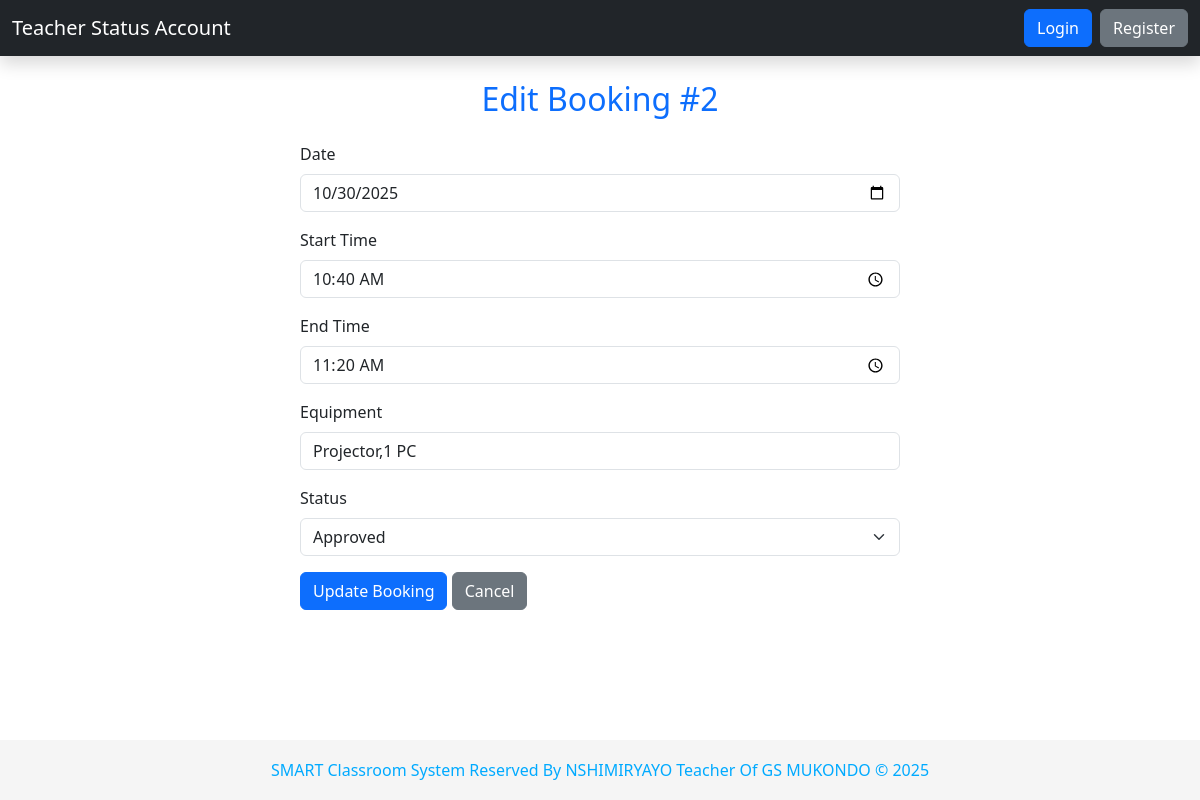
Page /edit_booking/2 on the committed database.
### tables this page shows
CREATE TABLE Bookings (
                BookingID INTEGER PRIMARY KEY AUTOINCREMENT,
                TeacherID INTEGER NOT NULL,
                RoomID INTEGER NOT NULL,
                Date TEXT NOT NULL,
                StartTime TEXT NOT NULL,
                EndTime TEXT NOT NULL,
                Equipment TEXT,
                Status TEXT DEFAULT 'Pending',
                FOREIGN KEY (TeacherID) REFERENCES Teachers(TeacherID),
                FOREIGN KEY (RoomID) REFERENCES Classrooms(RoomID)
            );

### app.py (the view, shortened to what this page needs)
@app.route('/edit_booking/<int:booking_id>', methods=['GET', 'POST'])
def edit_booking(booking_id):
    conn = connect_db()
    cursor = conn.cursor()
    cursor.execute("""
        SELECT
            B.BookingID,
            B.TeacherID,
            T.Name AS TeacherName,
            T.Subject AS TeacherSubject,
            B.RoomID,
            B.Date,
            B.StartTime,
            B.EndTime,
            B.Equipment,
            B.Status
        FROM Bookings B
        JOIN Teachers T ON B.TeacherID = T.TeacherID
        WHERE B.BookingID = ?
    """, (booking_id,))
    booking = cursor.fetchone()
    if not booking:
        flash("Booking not found.", "danger")
        conn.close()
        return redirect(url_for('manage_bookings'))
    conn.close()
    booking_data = {
        "BookingID": booking[0],
        "TeacherID": booking[1],
        "TeacherName": booking[2],
        "TeacherSubject": booking[3],
        "RoomID": booking[4],
        "Date": booking[5],
        "StartTime": booking[6],
        "EndTime": booking[7],
        "Equipment": booking[8],
        "Status": booking[9]
    }
    status_options = ['Pending', 'Approved', 'Denied']
    return render_template(
        'edit_booking.html',
        booking=booking_data,
        status_options=status_options
    )

### app.py (called while the page is built)
@app.context_processor
def inject_global_vars():
    return {'now': datetime.now()}

### db_setup.py (called while the page is built)
def connect_db():
    try:
        conn = sqlite3.connect(DB_FILE)
        conn.row_factory = None  # or sqlite3.Row for dict-like access
        return conn
    except sqlite3.Error as e:
        print(f"[ERROR] Database connection failed: {e}")
        return None

### templates/edit_booking.html
{% extends "base.html" %}
{% block content %}
<div class="container mt-4">
    <h2 class="text-center text-primary mb-4">Edit Booking #{{ booking.BookingID }}</h2>
    <form method="POST" class="mx-auto" style="max-width: 600px;">
        <div class="mb-3">
            <label class="form-label">Date</label>
            <input type="date" name="date" class="form-control" value="{{ booking.Date }}" required>
        </div>
        <div class="mb-3">
            <label class="form-label">Start Time</label>
            <input type="time" name="start_time" class="form-control" value="{{ booking.StartTime }}" required>
        </div>
        <div class="mb-3">
            <label class="form-label">End Time</label>
            <input type="time" name="end_time" class="form-control" value="{{ booking.EndTime }}" required>
        </div>
        <div class="mb-3">
            <label class="form-label">Equipment</label>
            <input type="text" name="equipment" class="form-control" value="{{ booking.Equipment }}">
        </div>
        <div class="mb-3">
            <label class="form-label">Status</label>
            <select name="status" class="form-select" required>
                {% for s in status_options %}
                    <option value="{{ s }}" {% if booking.Status == s %}selected{% endif %}>{{ s }}</option>
                {% endfor %}
            </select>
        </div>
        <button type="submit" class="btn btn-primary">Update Booking</button>
        <a href="{{ url_for('manage_bookings') }}" class="btn btn-secondary">Cancel</a>
    </form>
</div>
{% endblock %}

### templates/base.html (style rules this page uses)
body { padding-bottom: 70px; }

### rows in the picture
Bookings: BookingID "2", date "10/30/2025", start_time "10:40", end_time "11:20", equipment "Projector,1 PC", status "Approved"
